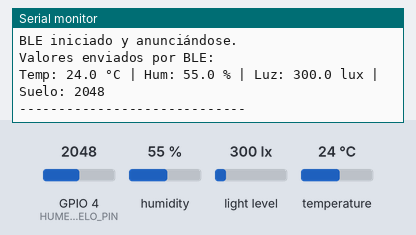
The sketch below on a simulated ESP32. Shown: the last lines printed to the serial monitor. Inputs (shaded band) come from the test bench; at power-on: humidity 55 %, light level 300 lx, GPIO 4 (HUMEDAD_SUELO_PIN) = 2048, temperature 24 °C. Nothing arrives over Bluetooth unless stated; a phone connects over Bluetooth LE 3 s after start.

Above: at 2.2 s.
2.3 s: humidity set to 22 %
At 5.4 s:
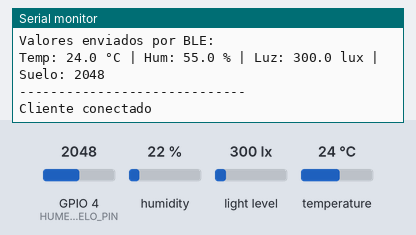
12.3 s: light level set to 40 lx
At 22.0 s:
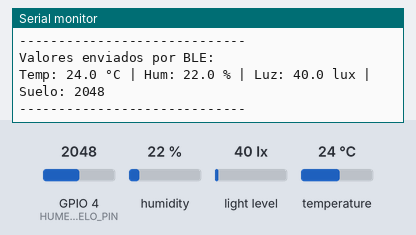
22.3 s: GPIO 4 (HUMEDAD_SUELO_PIN) set to 2866
At 32.0 s:
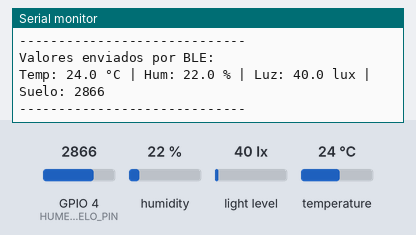
32.3 s: temperature set to 12 °C
At 42.0 s:
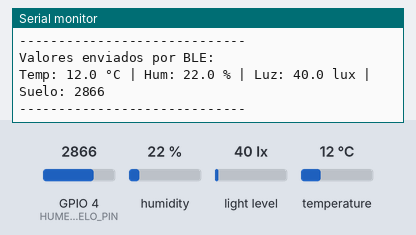
42.3 s: light level set to 500 lx
At 52.0 s:
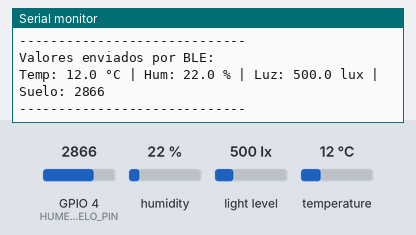
52.3 s: GPIO 4 (HUMEDAD_SUELO_PIN) set to 3972
At 62.0 s:
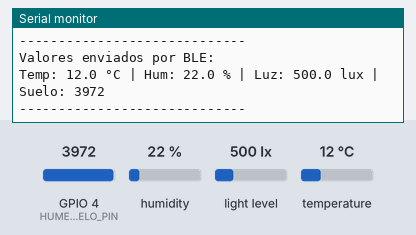
Timing chart, 0 to 63.3 s (numbered marks = the images above; inputs shaded):
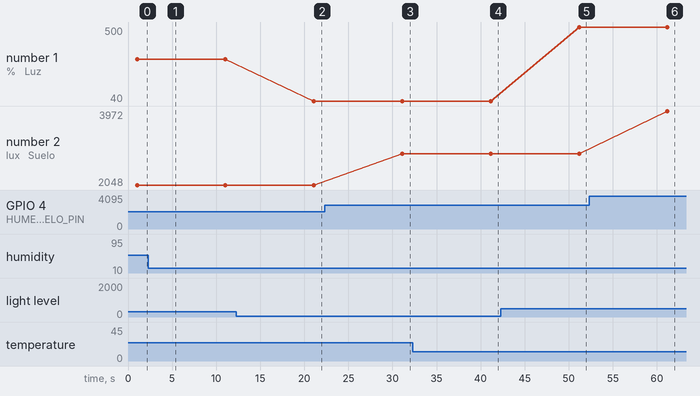

Measured:
- after the input at 12.3 s, the serial monitor: prints a new line after 8.8 s (image 2)
- after the input at 22.3 s, the serial monitor: prints a new line after 8.8 s (image 3)
- after the input at 32.3 s, the serial monitor: prints a new line after 8.8 s (image 4)
- after the input at 42.3 s, the serial monitor: prints a new line after 8.9 s (image 5)
- after the input at 52.3 s, the serial monitor: prints a new line after 8.9 s (image 6)
- plotted number 1: 300 → 40 after the input at 12.3 s, 40 → 500 after the input at 42.3 s
- plotted number 2: 2048 → 2866 after the input at 22.3 s, 2866 → 3972 after the input at 52.3 s

The sketch:

sketch_may30a.ino
```cpp
#include <Wire.h>
#include <BH1750.h>
#include <Adafruit_Sensor.h>
#include <DHT.h>
#include <BLEDevice.h>
#include <BLEUtils.h>
#include <BLEServer.h>

// Pines sensores
#define DHTPIN 2
#define DHTTYPE DHT11
#define HUMEDAD_SUELO_PIN 4
#define SDA_PIN 21
#define SCL_PIN 20

DHT dht(DHTPIN, DHTTYPE);
BH1750 lightMeter;

// BLE UUIDs
#define SERVICE_UUID        "12345678-1234-1234-1234-123456789abc"
#define TEMP_UUID           "12345678-1234-1234-1234-123456789001"
#define HUM_UUID            "12345678-1234-1234-1234-123456789002"
#define LUX_UUID            "12345678-1234-1234-1234-123456789003"
#define SOIL_UUID           "12345678-1234-1234-1234-123456789004"

BLECharacteristic *tempChar;
BLECharacteristic *humChar;
BLECharacteristic *luxChar;
BLECharacteristic *soilChar;

// Callbacks para conexión y desconexión BLE
class MyServerCallbacks : public BLEServerCallbacks {
  void onConnect(BLEServer* pServer) override {
    Serial.println("Cliente conectado");
  }

  void onDisconnect(BLEServer* pServer) override {
    Serial.println("Cliente desconectado, reanudando advertising...");
    BLEDevice::getAdvertising()->start();  // Reanudar publicidad BLE
  }
};

void setup() {
  Serial.begin(115200);
  delay(1000);

  // Iniciar sensores
  Wire.begin(SDA_PIN, SCL_PIN);
  dht.begin();
  lightMeter.begin(BH1750::CONTINUOUS_HIGH_RES_MODE);

  Serial.println("Iniciando BLE...");
  BLEDevice::init("ESP32_SENSORS");
  BLEServer *pServer = BLEDevice::createServer();
  pServer->setCallbacks(new MyServerCallbacks());  // ← Añadimos los callbacks

  BLEService *pService = pServer->createService(SERVICE_UUID);

  tempChar = pService->createCharacteristic(TEMP_UUID, BLECharacteristic::PROPERTY_READ | BLECharacteristic::PROPERTY_NOTIFY);
  humChar  = pService->createCharacteristic(HUM_UUID,  BLECharacteristic::PROPERTY_READ | BLECharacteristic::PROPERTY_NOTIFY);
  luxChar  = pService->createCharacteristic(LUX_UUID,  BLECharacteristic::PROPERTY_READ | BLECharacteristic::PROPERTY_NOTIFY);
  soilChar = pService->createCharacteristic(SOIL_UUID, BLECharacteristic::PROPERTY_READ | BLECharacteristic::PROPERTY_NOTIFY);

  // Inicializar con valores por defecto
  tempChar->setValue("0.0");
  humChar->setValue("0.0");
  luxChar->setValue("0.0");
  soilChar->setValue("0");

  pService->start();

  // Publicar nombre + servicio en el advertising BLE
  BLEAdvertising *pAdvertising = BLEDevice::getAdvertising();
  pAdvertising->addServiceUUID(SERVICE_UUID);
  pAdvertising->setScanResponse(true);
  pAdvertising->start();

  Serial.println("BLE iniciado y anunciándose.");
}

void loop() {
  float temperatura = dht.readTemperature();
  float humedad = dht.readHumidity();
  float luz = lightMeter.readLightLevel();
  int humedadSuelo = analogRead(HUMEDAD_SUELO_PIN);

  if (!isnan(temperatura)) tempChar->setValue(String(temperatura).c_str());
  if (!isnan(humedad))     humChar->setValue(String(humedad).c_str());
  if (!isnan(luz))         luxChar->setValue(String(luz).c_str());
  soilChar->setValue(String(humedadSuelo).c_str());

  Serial.println("Valores enviados por BLE:");
  Serial.printf("Temp: %.1f °C | Hum: %.1f %% | Luz: %.1f lux | Suelo: %d\n",
                temperatura, humedad, luz, humedadSuelo);
  Serial.println("-----------------------------");

  delay(10000);
}
```
